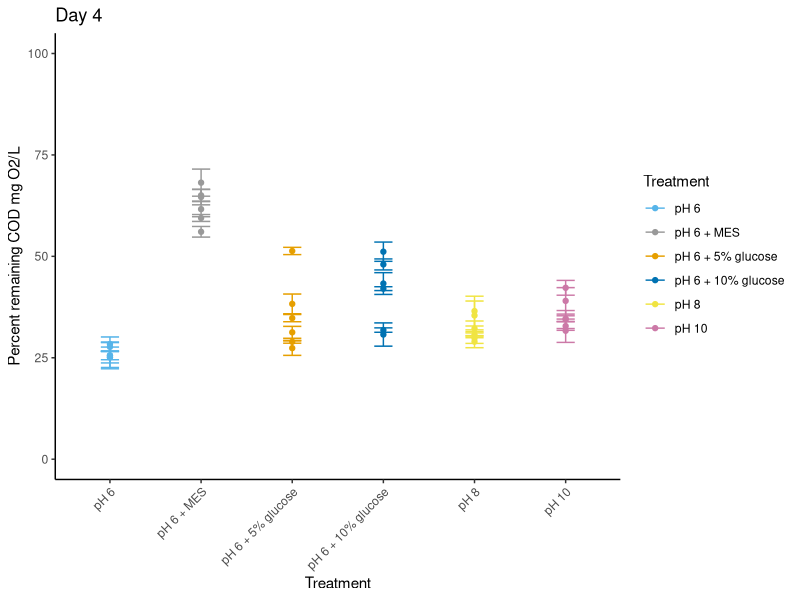

Write R code to recreate this figure.
## ---- chunk 1
knitr::opts_chunk$set(echo = TRUE)
## ---- chunk 2
#Donny Hoang
#3.20.2020
#Graphing COD data

## if the packages are not installed, use these commands to install them
#install.packages('ggpubr')
#install.packages('ggplot2')
#install.packages('dplyr')
#install.packages('reshape2')
library(ggplot2)
library(ggpubr)
library(dplyr)
library(reshape2)


data<-read.csv("COD_day4_percent.csv",header=TRUE)

## ---- chunk 3
head(data)
summary(data)
## ---- chunk 4
data<-melt(data,id=c("Sample","Treatment","replicate","day"))

head(data) ## take a peak at the new data
## ---- chunk 5
data<-data %>%
  group_by(Treatment,replicate) %>%
  summarise(count=n(),
            mean=mean(value),
            sd=sd(value))

head(data) #take a peak at the data
## ---- chunk 6
palette <-c( "#56B4E9", "#999999","#E69F00","#0072B2", "#F0E442","#CC79A7") #does this code look similar to something you've seen before?

data$Treatment<-factor(data$Treatment, levels = c("pH 6","pH 6 + MES","pH 6 + 5% glucose",
                                                  "pH 6 + 10% glucose","pH 8","pH 10"))
## ---- chunk 7
plot <-ggplot(data,aes(x=Treatment,y=mean,color=Treatment))+ #initialize the graph
  ylim(0,100) + #set y-axis limits
  geom_point()+ #add points
  scale_colour_manual(values=palette) + #specify colors
  geom_errorbar(aes(ymin=mean-sd,ymax=mean+sd),width=.2, position=position_dodge(.05))+ #add error bars
  labs(title="Day 4", y = "Percent remaining COD mg O2/L") + #add labels
  theme_classic() + #make it pretty
  theme(axis.text.x=element_text(angle=45,hjust=1)) #rotate x-axis labels so they don't overlap

plot
## ---- chunk 8

## ---- chunk 9

## ---- chunk 10

## ---- chunk 11

## ---- chunk 12

## ---- chunk 13

## ---- chunk 14

